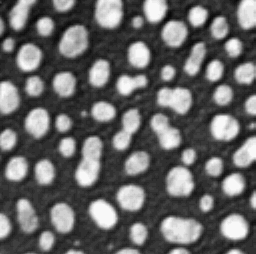
#> input picture docs/21_segmentation_comparison/blobs.tif, 256 x 254 px, found by its file name
$ jupyter execute --allow-errors 07_Thresholding.ipynb
#> lines starting #> are read from the running program, lines starting #| are printed output that depends on the picture; after the words box and inside, x2 and y2 are one past the last pixel; in counts of white or black regions, pixels touching at a corner belong together; long printed decimals are rounded
# Thresholding
Thresholding is a technique of image segmentation. It separates a given single-channel image (or stack) into two regions: Pixels with intensity below a given threshold, also called "background" and pixels with intensity above a given threshold, "foreground". Typically those algorithms result in binary images where background intensity is 0 and foreground intensity is 1. When applying such algorithms in ImageJ, foreground pixels are 255. In scikit-image, background pixels are `False` and foreground pixels are `True`.

See also
* [Thresholding (wikipedia)](https://en.wikipedia.org/wiki/Thresholding_(image_processing))
* [Threshold algorithms in scikit-image](https://scikit-image.org/docs/dev/auto_examples/segmentation/plot_thresholding.html)

[cell 1]
from skimage.io import imread
from matplotlib.pyplot import imshow

image = imread("blobs.tif")
#> image is the input picture: shape (254, 256) float32; min 8, max 248, mean 103.3
imshow(image)

## Image segmentation by thresholding
The [threshold_otsu](https://scikit-image.org/docs/dev/api/skimage.filters.html#skimage.filters.threshold_otsu) operation delivers a number - the threshold to be applied.

[cell 2]
from skimage import filters

threshold = filters.threshold_otsu(image)
#> threshold = 120
print(threshold)
#| 120.031

Using numpy arrays, we can apply the threshold by applying the >= operato

[cell 3]
binary_image = image >= threshold
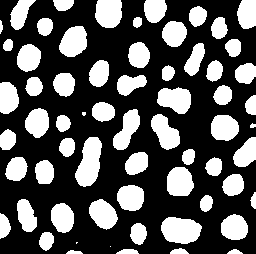
#> binary_image: shape (254, 256) bool; 34.2% white; 64 white regions (3 under 20 px), largest, box (x1, y1, x2, y2) and area: (75, 137, 102, 187) 902, (161, 217, 202, 244) 858, (157, 87, 191, 114) 676

imshow(binary_image)

[cell 4]
from skimage.morphology import binary_erosion

shrinked_objects = binary_erosion(binary_image)
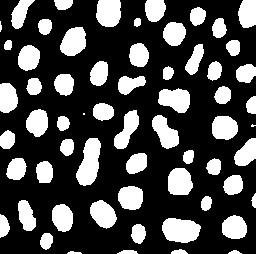
#> shrinked_objects: shape (254, 256) bool; 28.9% white; 62 white regions (3 under 20 px), largest, box (x1, y1, x2, y2) and area: (76, 138, 101, 186) 788, (162, 218, 201, 243) 759, (96, 0, 121, 27) 592

imshow(shrinked_objects)

[cell 5]
import matplotlib.pyplot as plt

# create a new plot
fig, axes = plt.subplots(1,1)

# add two images
axes.imshow(image, cmap=plt.cm.gray)
axes.contour(binary_image, [0.5], linewidths=1.2, colors='r')
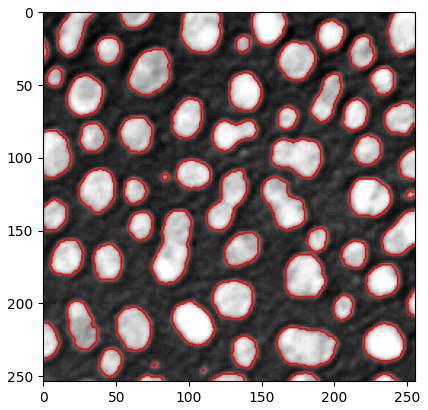
#> figure drawn by matplotlib, 1 panel

To visualize a segmentation result, napari can be used.

[cell 6]
import napari

# start napari
viewer = napari.Viewer()

# add image
viewer.add_image(image)

# add binary image as labels
labels = viewer.add_labels(binary_image)

[cell 7]
napari.utils.nbscreenshot(viewer)

[cell 8]
# hide labels layer
labels.visible = False

There is a list of [thresholding algorithms](https://scikit-image.org/docs/dev/auto_examples/segmentation/plot_thresholding.html) available. It is possible to apply them all to your data and see differences:

[cell 9]
from skimage.filters import try_all_threshold
from matplotlib import pyplot as plt

fig, ax = try_all_threshold(image, figsize=(10, 8), verbose=False)
plt.show()
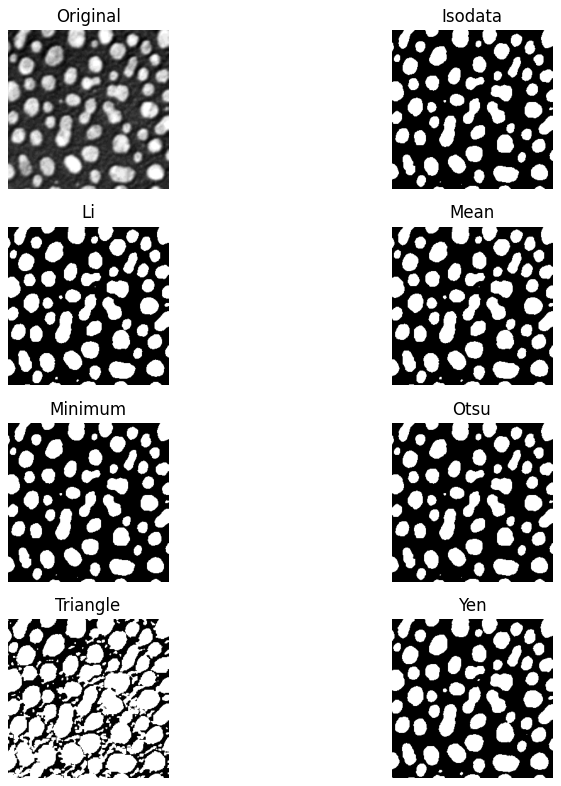
#> figure drawn by matplotlib, 8 panels
